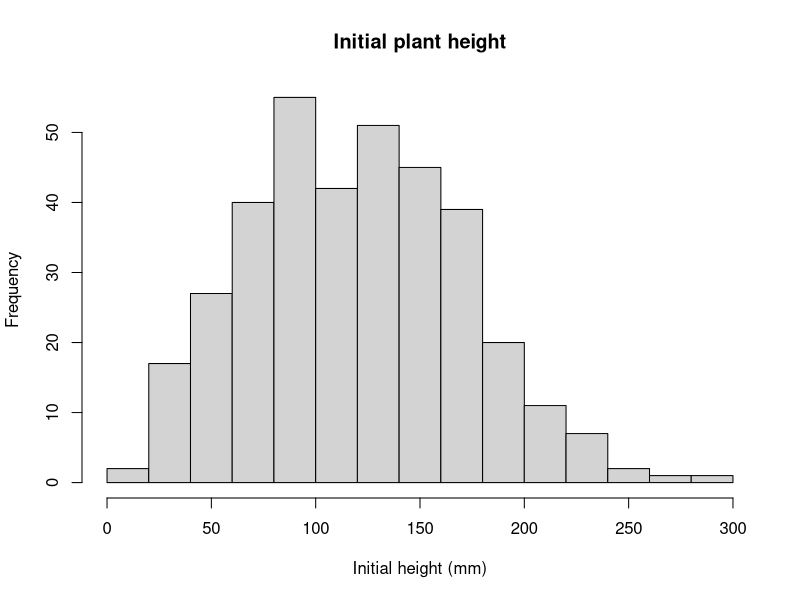
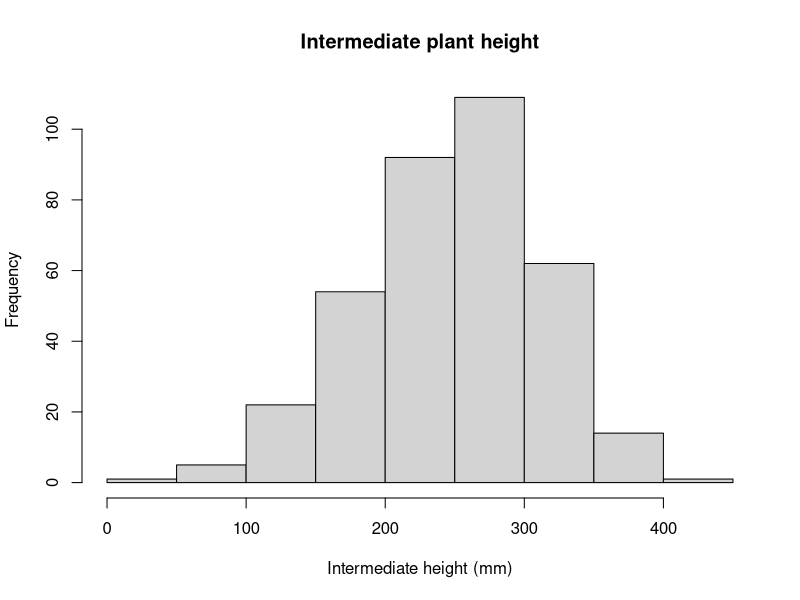
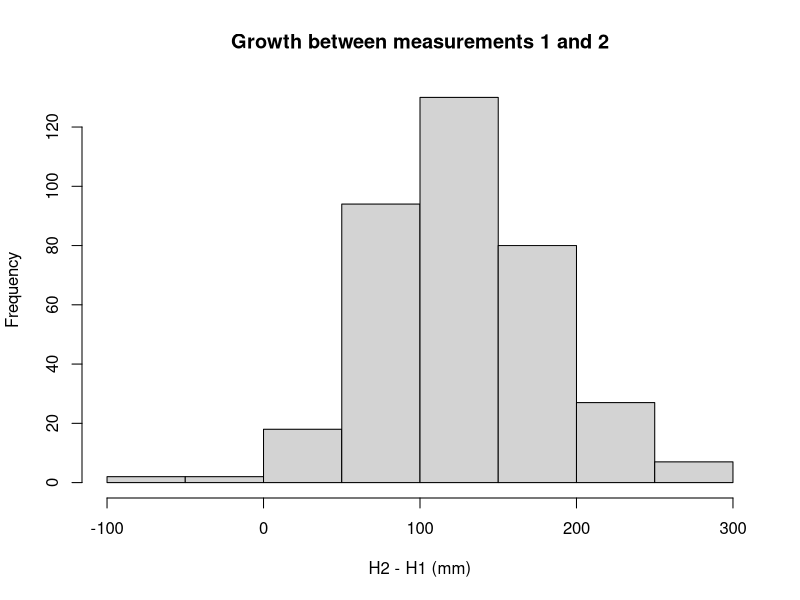
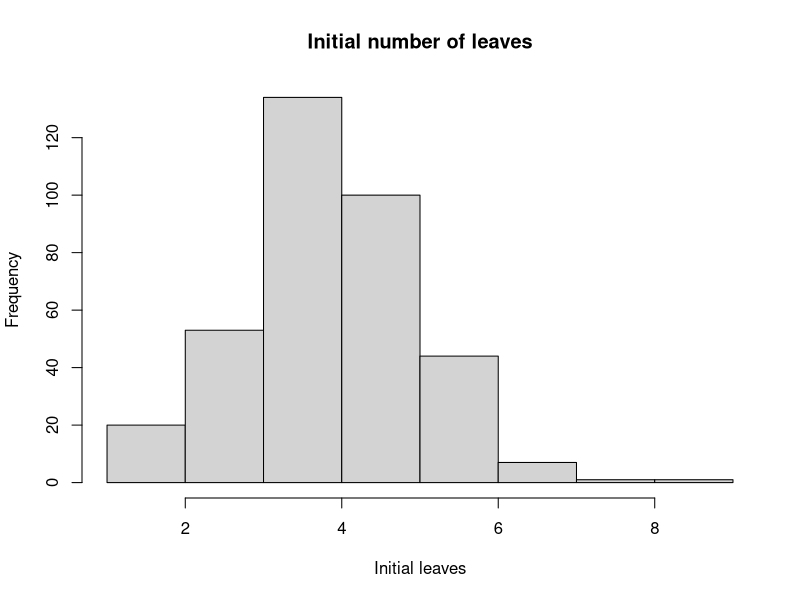
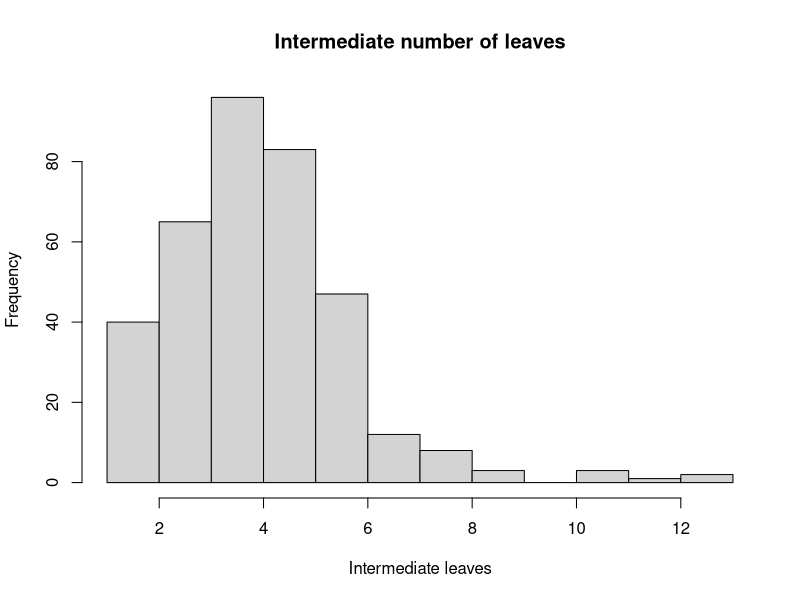
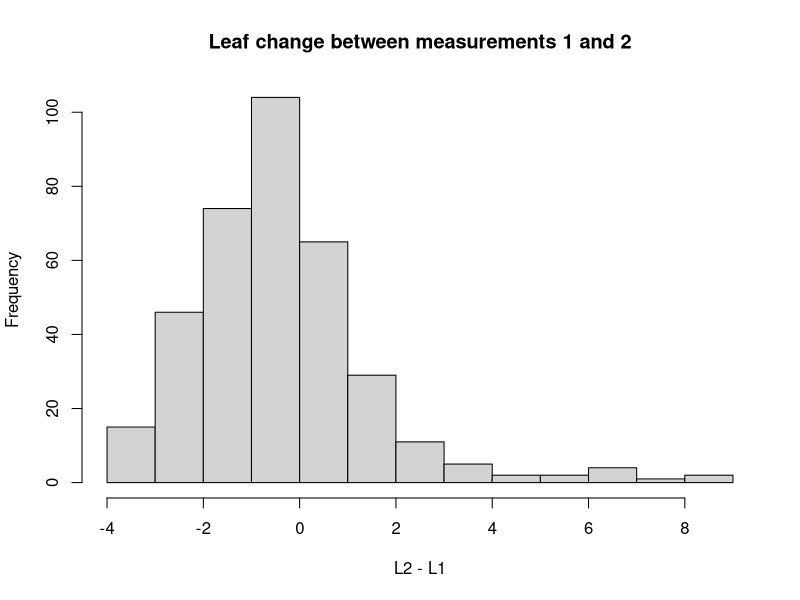
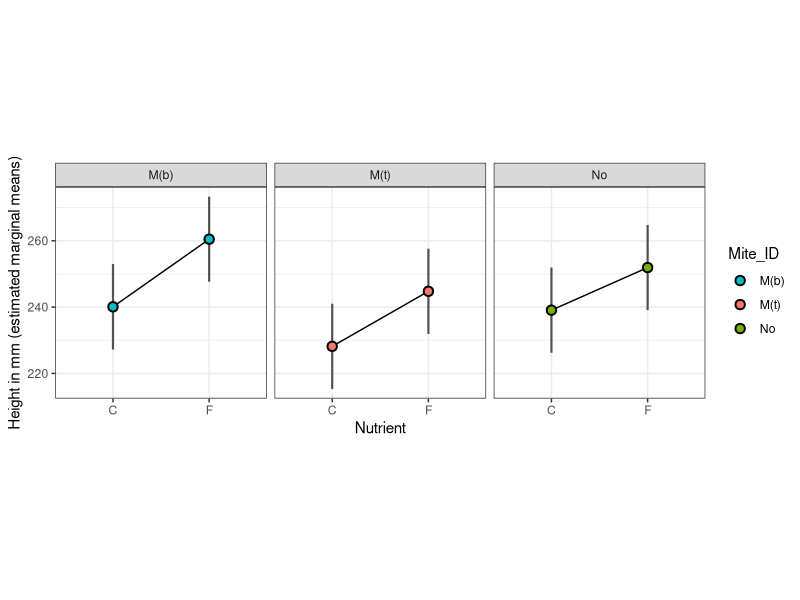
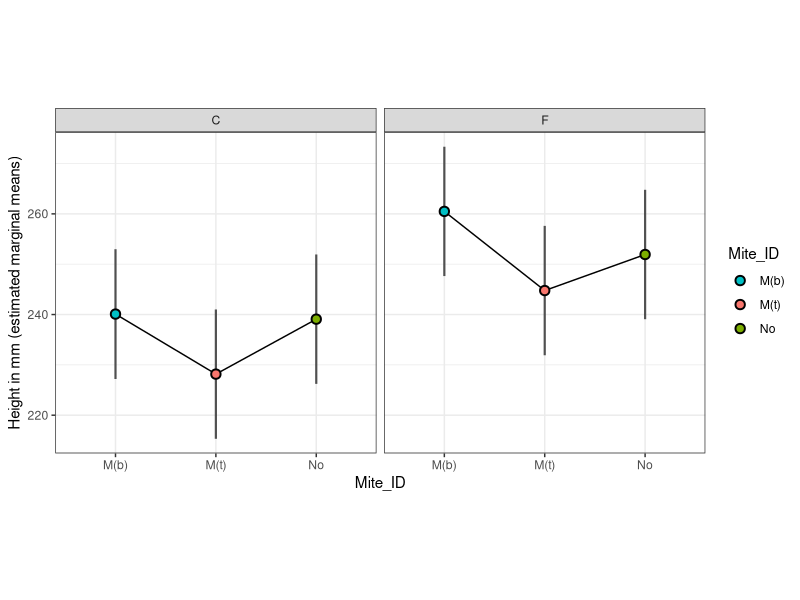

Reproduce these figures in R, in order.
## ---- chunk 1
knitr::opts_chunk$set(echo = TRUE, warning = FALSE, message = FALSE)
## ---- chunk 2
library(tidyverse)
library(lme4)
library(car)
library(emmeans)
## ---- chunk 3
data <- read.csv("data/data2.csv", sep = ";", na.strings = "NA") %>%
  mutate(Mite_ID = factor(Mite_ID),
         # growth between measurements
         H1_H2 = P_height_2 - P_height,
         H2_H3 = P_height_3 - P_height_2,
         L1_L2 = P_leaves_2 - P_leaves,
         L2_L3 = P_leaves_3 - P_leaves_2,
         P1_P2 = P_pistil_VIZ_2 - P_pistil_VIZ,
         P2_P3 = P_pistil_VIZ_3 - P_pistil_VIZ_2)
## ---- chunk 4
# Measurements from one time point (n = 1, 2 or 3)
timepoint <- function(n, week) {
  sfx <- if (n == 1) "" else paste0("_", n)
  data.frame(
    ID = data$ID, Block = data$Block, Pot = data$Pot, Plant = data$Plant,
    Nutrient = data$Nutrient, Mite_ID = data$Mite_ID, Replica = data$Replica,
    Ecosystem = data$Ecosystem,
    Date   = data[[paste0("Date_", n)]],
    Leaves = data[[paste0("P_leaves", sfx)]],
    Height = data[[paste0("P_height", sfx)]],
    Pistil = data[[paste0("P_pistil_VIZ", sfx)]],
    Mites  = data[[paste0("Mite_N", sfx)]],
    Week   = week
  )
}

d1 <- timepoint(1, "W4")
d2 <- timepoint(2, "W6")
d3 <- timepoint(3, "W7")

# All time points (used for descriptive plots)
dt <- bind_rows(d1, d2, d3) %>% mutate(Week = factor(Week))

# Weeks 6 and 7, with week-4 values as the initial (baseline) measurement
dt2 <- bind_rows(d2, d3)
baseline <- d1 %>% select(ID, InLeaves = Leaves, InHeight = Height)
dt3 <- inner_join(dt2, baseline, by = "ID")

# Only plants that received mites
dt_mites <- dt3 %>% filter(Mite_ID != "No")

# Total mites per pot, for plants with mites
count_block <- data %>%
  filter(Mite_ID != "No") %>%
  group_by(Block, Mite_ID, Nutrient, Ecosystem, Pot) %>%
  summarise(Mite_total2 = sum(Mite_N_2),
            Mite_total3 = sum(Mite_N_3),
            .groups = "drop")
## ---- chunk 5
# Histogram + Shapiro-Wilk test
check_normality <- function(x, title, xlab) {
  hist(x, main = title, xlab = xlab)
  shapiro.test(x)
}

# Estimated marginal means with 95% CI, one panel per level of `panel`
mite_colours <- c("#00BFC4", "#F8766D", "#7CAE00", "#C77CFF", "#FFC300")

plot_emmeans <- function(means, x, panel, ylab, dodge = -0.2) {
  ggplot(means, aes(x = .data[[x]], y = emmean, group = .data[[panel]])) +
    facet_wrap(reformulate(panel), ncol = 4) +
    geom_errorbar(aes(ymin = lower.CL, ymax = upper.CL), colour = "black",
                  width = 0, linewidth = 0.75, alpha = 0.66,
                  position = position_dodge(dodge)) +
    geom_line() +
    geom_point(aes(fill = Mite_ID), shape = 21, size = 2.5, stroke = 1,
               position = position_dodge(dodge)) +
    ylab(ylab) +
    scale_fill_manual(values = mite_colours) +
    theme_bw() + theme(aspect.ratio = 1)
}
## ---- chunk 6
check_normality(data$P_height,   "Initial plant height",      "Initial height (mm)")
check_normality(data$P_height_2, "Intermediate plant height", "Intermediate height (mm)")
check_normality(data$H1_H2,      "Growth between measurements 1 and 2", "H2 - H1 (mm)")
## ---- chunk 7
check_normality(data$P_leaves,   "Initial number of leaves",      "Initial leaves")
check_normality(data$P_leaves_2, "Intermediate number of leaves", "Intermediate leaves")
check_normality(data$L1_L2,      "Leaf change between measurements 1 and 2", "L2 - L1")
## ---- chunk 8
model1 <- lmer(Height ~ InHeight + Nutrient * Mite_ID + (1 | Week/Ecosystem), data = dt3)
Anova(model1, type = "III", test.statistic = "F")
summary(model1)

means_height <- as.data.frame(emmeans(model1, specs = pairwise ~ Nutrient * Mite_ID)$emmeans)
means_height
## ---- chunk 9
plot_emmeans(means_height, x = "Nutrient", panel = "Mite_ID",
             ylab = "Height in mm (estimated marginal means)")
plot_emmeans(means_height, x = "Mite_ID", panel = "Nutrient",
             ylab = "Height in mm (estimated marginal means)")
## ---- chunk 10
model2 <- lmer(Leaves ~ InLeaves + Nutrient * Mite_ID + (1 | Week/Ecosystem), data = dt3)
Anova(model2, type = "III", test.statistic = "F")
summary(model2)

means_leaves <- as.data.frame(emmeans(model2, specs = pairwise ~ Nutrient * Mite_ID)$emmeans)
means_leaves
## ---- chunk 11
plot_emmeans(means_leaves, x = "Nutrient", panel = "Mite_ID",
             ylab = "Total leaves (estimated marginal means)")
plot_emmeans(means_leaves, x = "Mite_ID", panel = "Nutrient",
             ylab = "Total leaves (estimated marginal means)")
## ---- chunk 12
model3 <- lmer(Pistil ~ Nutrient * Mite_ID + (1 | Week/Ecosystem), data = dt3,
               control = lmerControl(optimizer = "bobyqa"))
Anova(model3, type = "III", test.statistic = "F")
summary(model3)

means_pistil <- as.data.frame(emmeans(model3, specs = pairwise ~ Nutrient * Mite_ID)$emmeans)
means_pistil
## ---- chunk 13
plot_emmeans(means_pistil, x = "Nutrient", panel = "Mite_ID",
             ylab = "Total pistils (estimated marginal means)")
plot_emmeans(means_pistil, x = "Mite_ID", panel = "Nutrient",
             ylab = "Total pistils (estimated marginal means)")
## ---- chunk 14
model4 <- lmer(Mites ~ Nutrient * Mite_ID + (1 | Week/Ecosystem), data = dt_mites)
Anova(model4, type = "III", test.statistic = "F")
summary(model4)

means_mites <- as.data.frame(emmeans(model4, specs = pairwise ~ Nutrient * Mite_ID)$emmeans)
means_mites
## ---- chunk 15
plot_emmeans(means_mites, x = "Nutrient", panel = "Mite_ID",
             ylab = "Number of mites (estimated marginal means)")
plot_emmeans(means_mites, x = "Mite_ID", panel = "Nutrient",
             ylab = "Number of mites (estimated marginal means)")
## ---- chunk 16
boxplot_by_week <- function(df, y, fill = NULL) {
  mapping <- if (is.null(fill)) aes(x = Nutrient, y = .data[[y]])
             else aes(x = Nutrient, y = .data[[y]], fill = .data[[fill]])
  ggplot(df, mapping) +
    geom_boxplot() +
    facet_grid(cols = vars(Week))
}

boxplot_by_week(dt,  "Height")
boxplot_by_week(dt,  "Height", fill = "Mite_ID")
boxplot_by_week(dt,  "Leaves")
boxplot_by_week(dt,  "Leaves", fill = "Mite_ID")
boxplot_by_week(dt2, "Pistil")
boxplot_by_week(dt2, "Pistil", fill = "Mite_ID")
boxplot_by_week(dt2, "Mites")
boxplot_by_week(dt2, "Mites",  fill = "Mite_ID")
## ---- chunk 17
ggplot(count_block, aes(x = Nutrient, y = Mite_total2)) +
  geom_boxplot() + facet_grid(cols = vars(Mite_ID)) +
  ylab("Total mites per pot (measurement 2)")

ggplot(count_block, aes(x = Nutrient, y = Mite_total3)) +
  geom_boxplot() + facet_grid(cols = vars(Mite_ID)) +
  ylab("Total mites per pot (measurement 3)")
